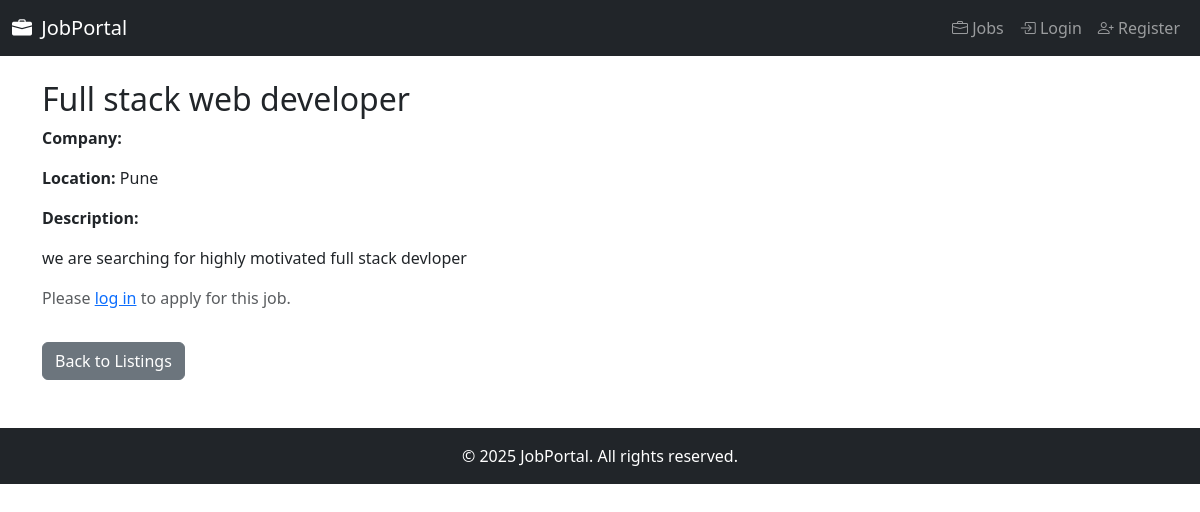
The app's page /job/1/ with its own data.
### jobs/models.py (models this page shows, shortened)
class Job(models.Model):
    title = models.CharField(max_length=200)
    company_name = models.CharField(max_length=200)
    description = models.TextField()
    location = models.CharField(max_length=100)
    salary = models.DecimalField(max_digits=10, decimal_places=2)
    category = models.ForeignKey(Category, on_delete=models.CASCADE)
    job_type = models.CharField(max_length=50)
    experience = models.IntegerField()
    created_at = models.DateTimeField(auto_now_add=True)
    is_approved = models.BooleanField(default=False)
    posted_by = models.ForeignKey(User, on_delete=models.CASCADE, default=1)

### jobs/views.py (the view)
# urls.py: path('job/<int:pk>/', views.job_detail, name='job_detail'),
def job_detail(request, pk):
    job = get_object_or_404(Job, pk=pk, is_approved=True)
    return render(request, 'jobs/job_detail.html', {'job': job})

### jobboard/context_processors.py (called while the page is built)
def is_employer_context(request):
    return {
        'is_employer': request.user.groups.filter(name='Employer').exists() if request.user.is_authenticated else False
    }

### jobs/context_processors.py (called while the page is built)
def user_role(request):
    is_employer = False
    is_admin = False
    if request.user.is_authenticated:
        if request.user.is_superuser:
            is_admin = True
        else:
            is_employer = getattr(request.user.profile, 'is_employer', False)
    return {
        'is_employer': is_employer,
        'is_admin': is_admin
    }

### jobs/templates/jobs/job_detail.html (shortened to what this page needs)
{% extends 'base.html' %}
{% block content %}
<h2>{{ job.title }}</h2>
<p><strong>Company:</strong> {{ job.company }}</p>
<p><strong>Location:</strong> {{ job.location }}</p>
<p><strong>Description:</strong></p>
<p>{{ job.description|linebreaks }}</p>
{% if user.is_authenticated and user.profile.role == 'job_seeker' %}
    <a href="{% url 'apply_job' job.pk %}" class="btn btn-success">Apply for this job</a>
{% elif not user.is_authenticated %}
    <p class="text-muted mt-3">Please <a href="{% url 'login' %}">log in</a> to apply for this job.</p>
{% elif user.profile.role == 'employer' %}
    <p class="text-muted mt-3">Employers cannot apply for jobs.</p>
{% endif %}
<a href="{% url 'job_list' %}" class="btn btn-secondary mt-3">Back to Listings</a>
{% endblock %}

### records on screen
Job: title "Full stack web developer", location "Pune", description "we are searching for highly motivated full stack devloper"
